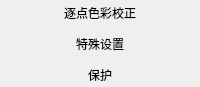
         <widget class="QWidget" name="wdgMother" native="true">
          <property name="sizePolicy">
           <sizepolicy hsizetype="Fixed" vsizetype="Minimum">
            <horstretch>0</horstretch>
            <verstretch>0</verstretch>
           </sizepolicy>
          </property>
          <property name="minimumSize">
           <size>
            <width>200</width>
            <height>0</height>
           </size>
          </property>
          <property name="maximumSize">
           <size>
            <width>200</width>
            <height>0</height>
           </size>
          </property>
          <property name="styleSheet">
           <string notr="true">QToolButton {
	border: 0px;
	font-family:&quot;微软雅黑&quot;
}
QToolButton:hover:enabled {
	background-color:qlineargradient(x1:0,y1:0,x2:0,y2:1,
			stop: 0 white,
			stop: 1 rgba(240,240,255,255));
	border: 1px solid rgba(200,200,255,200);
	border-radius: 3px;
	padding: 1px 1px;
	font:bold 10pt;
	font-family:&quot;微软雅黑&quot;
}</string>
          </property>
          <layout class="QVBoxLayout" name="verticalLayout_11">
           <property name="leftMargin">
            <number>6</number>
           </property>
           <property name="topMargin">
            <number>0</number>
           </property>
           <property name="rightMargin">
            <number>6</number>
           </property>
           <property name="bottomMargin">
            <number>0</number>
           </property>
           <item>
            <widget class="QToolButton" name="toolButton_18">
             <property name="enabled">
              <bool>true</bool>
             </property>
             <property name="minimumSize">
              <size>
               <width>0</width>
               <height>25</height>
              </size>
             </property>
             <property name="maximumSize">
              <size>
               <width>200</width>
               <height>25</height>
              </size>
             </property>
             <property name="font">
              <font>
               <family>微软雅黑</family>
              </font>
             </property>
             <property name="styleSheet">
              <string notr="true"/>
             </property>
             <property name="text">
              <string>逐点色彩校正</string>
             </property>
             <property name="icon">
              <iconset resource="txc15Res.qrc">
               <normaloff>:/txcmain/Resources/adjust.ico</normaloff>:/txcmain/Resources/adjust.ico</iconset>
             </property>
             <property name="iconSize">
              <size>
               <width>20</width>
               <height>20</height>
              </size>
             </property>
             <property name="autoRepeat">
              <bool>false</bool>
             </property>
             <property name="toolButtonStyle">
              <enum>Qt::ToolButtonTextBesideIcon</enum>
             </property>
            </widget>
           </item>
           <item>
            <widget class="QToolButton" name="toolButton_20">
             <property name="enabled">
              <bool>true</bool>
             </property>
             <property name="minimumSize">
              <size>
               <width>0</width>
               <height>25</height>
              </size>
             </property>
             <property name="maximumSize">
              <size>
               <width>200</width>
               <height>25</height>
              </size>
             </property>
             <property name="font">
              <font>
               <family>微软雅黑</family>
              </font>
             </property>
             <property name="styleSheet">
              <string notr="true"/>
             </property>
             <property name="text">
              <string>特殊设置</string>
             </property>
             <property name="icon">
              <iconset resource="txc15Res.qrc">
               <normaloff>:/txcmain/Resources/special.ico</normaloff>:/txcmain/Resources/special.ico</iconset>
             </property>
             <property name="iconSize">
              <size>
               <width>20</width>
               <height>20</height>
              </size>
             </property>
             <property name="autoRepeat">
              <bool>false</bool>
             </property>
             <property name="toolButtonStyle">
              <enum>Qt::ToolButtonTextBesideIcon</enum>
             </property>
            </widget>
           </item>
           <item>
            <widget class="QToolButton" name="toolButton_19">
             <property name="minimumSize">
              <size>
               <width>0</width>
               <height>25</height>
              </size>
             </property>
             <property name="maximumSize">
              <size>
               <width>200</width>
               <height>25</height>
              </size>
             </property>
             <property name="text">
              <string>保护</string>
             </property>
             <property name="icon">
              <iconset resource="txc15Res.qrc">
               <normaloff>:/txcmain/Resources/money.ico</normaloff>:/txcmain/Resources/money.ico</iconset>
             </property>
             <property name="iconSize">
              <size>
               <width>20</width>
               <height>20</height>
              </size>
             </property>
             <property name="toolButtonStyle">
              <enum>Qt::ToolButtonTextBesideIcon</enum>
             </property>
            </widget>
           </item>
          </layout>
         </widget>
